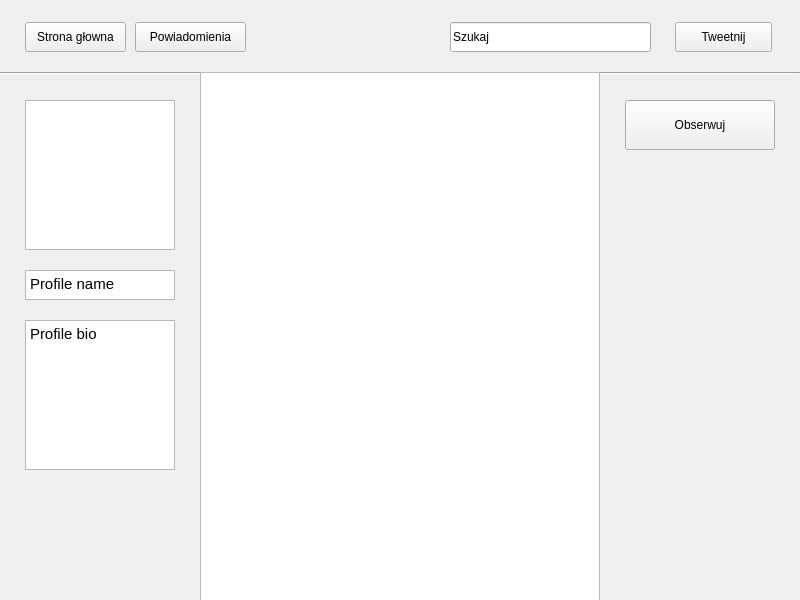
<?xml version="1.0" encoding="UTF-8"?>
<ui version="4.0">
 <class>main_window</class>
 <widget class="QMainWindow" name="main_window">
  <property name="geometry">
   <rect>
    <x>0</x>
    <y>0</y>
    <width>800</width>
    <height>600</height>
   </rect>
  </property>
  <property name="minimumSize">
   <size>
    <width>800</width>
    <height>600</height>
   </size>
  </property>
  <property name="maximumSize">
   <size>
    <width>800</width>
    <height>600</height>
   </size>
  </property>
  <property name="windowTitle">
   <string>Twitter Application</string>
  </property>
  <widget class="QWidget" name="centralwidget">
   <widget class="Line" name="line">
    <property name="geometry">
     <rect>
      <x>0</x>
      <y>72</y>
      <width>800</width>
      <height>3</height>
     </rect>
    </property>
    <property name="orientation">
     <enum>Qt::Horizontal</enum>
    </property>
   </widget>
   <widget class="QPushButton" name="btn_mainWindow">
    <property name="geometry">
     <rect>
      <x>25</x>
      <y>22</y>
      <width>101</width>
      <height>30</height>
     </rect>
    </property>
    <property name="text">
     <string>Strona głowna</string>
    </property>
   </widget>
   <widget class="QPushButton" name="btn_powiadomienia">
    <property name="geometry">
     <rect>
      <x>135</x>
      <y>22</y>
      <width>111</width>
      <height>30</height>
     </rect>
    </property>
    <property name="text">
     <string>Powiadomienia</string>
    </property>
   </widget>
   <widget class="QPushButton" name="btn_tweetnij">
    <property name="geometry">
     <rect>
      <x>675</x>
      <y>22</y>
      <width>97</width>
      <height>30</height>
     </rect>
    </property>
    <property name="text">
     <string>Tweetnij</string>
    </property>
   </widget>
   <widget class="QLineEdit" name="lineEdit">
    <property name="geometry">
     <rect>
      <x>450</x>
      <y>22</y>
      <width>201</width>
      <height>30</height>
     </rect>
    </property>
    <property name="text">
     <string>Szukaj</string>
    </property>
   </widget>
   <widget class="QListWidget" name="lista_tweetow">
    <property name="geometry">
     <rect>
      <x>200</x>
      <y>72</y>
      <width>400</width>
      <height>530</height>
     </rect>
    </property>
   </widget>
   <widget class="QPushButton" name="btn_follow">
    <property name="geometry">
     <rect>
      <x>625</x>
      <y>100</y>
      <width>150</width>
      <height>50</height>
     </rect>
    </property>
    <property name="text">
     <string>Obserwuj</string>
    </property>
   </widget>
   <widget class="QGraphicsView" name="profile_picture">
    <property name="geometry">
     <rect>
      <x>25</x>
      <y>100</y>
      <width>150</width>
      <height>150</height>
     </rect>
    </property>
   </widget>
   <widget class="QTextBrowser" name="profile_name">
    <property name="geometry">
     <rect>
      <x>25</x>
      <y>270</y>
      <width>150</width>
      <height>30</height>
     </rect>
    </property>
    <property name="html">
     <string>&lt;!DOCTYPE HTML PUBLIC &quot;-//W3C//DTD HTML 4.0//EN&quot; &quot;http://www.w3.org/TR/REC-html40/strict.dtd&quot;&gt;
&lt;html&gt;&lt;head&gt;&lt;meta name=&quot;qrichtext&quot; content=&quot;1&quot; /&gt;&lt;style type=&quot;text/css&quot;&gt;
p, li { white-space: pre-wrap; }
&lt;/style&gt;&lt;/head&gt;&lt;body style=&quot; font-family:'Ubuntu'; font-size:11pt; font-weight:400; font-style:normal;&quot;&gt;
&lt;p style=&quot; margin-top:0px; margin-bottom:0px; margin-left:0px; margin-right:0px; -qt-block-indent:0; text-indent:0px;&quot;&gt;Profile name&lt;/p&gt;&lt;/body&gt;&lt;/html&gt;</string>
    </property>
   </widget>
   <widget class="QTextBrowser" name="profile_bio">
    <property name="geometry">
     <rect>
      <x>25</x>
      <y>320</y>
      <width>150</width>
      <height>150</height>
     </rect>
    </property>
    <property name="html">
     <string>&lt;!DOCTYPE HTML PUBLIC &quot;-//W3C//DTD HTML 4.0//EN&quot; &quot;http://www.w3.org/TR/REC-html40/strict.dtd&quot;&gt;
&lt;html&gt;&lt;head&gt;&lt;meta name=&quot;qrichtext&quot; content=&quot;1&quot; /&gt;&lt;style type=&quot;text/css&quot;&gt;
p, li { white-space: pre-wrap; }
&lt;/style&gt;&lt;/head&gt;&lt;body style=&quot; font-family:'Ubuntu'; font-size:11pt; font-weight:400; font-style:normal;&quot;&gt;
&lt;p style=&quot; margin-top:0px; margin-bottom:0px; margin-left:0px; margin-right:0px; -qt-block-indent:0; text-indent:0px;&quot;&gt;Profile bio&lt;/p&gt;
&lt;p style=&quot;-qt-paragraph-type:empty; margin-top:0px; margin-bottom:0px; margin-left:0px; margin-right:0px; -qt-block-indent:0; text-indent:0px;&quot;&gt;&lt;br /&gt;&lt;/p&gt;&lt;/body&gt;&lt;/html&gt;</string>
    </property>
   </widget>
  </widget>
 </widget>
 <resources/>
 <connections/>
</ui>
